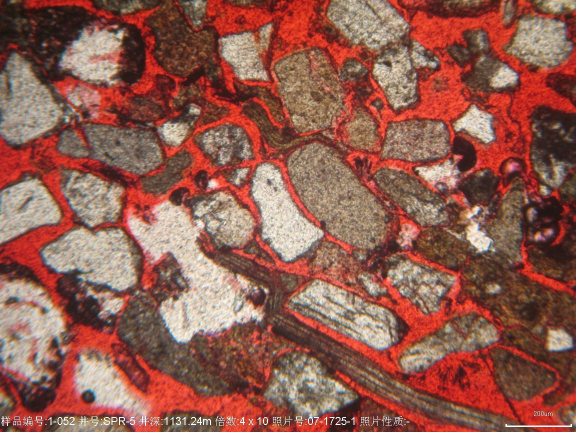
#> input picture data/1/102.jpg, 1152 x 864 px, given in place of touch_thresh_pills_02.png, which was not available (shown at 1/2 size)
$ python count_mask.py
#> lines starting #> are read from the running program, lines starting #| are printed output that depends on the picture; after the words box and inside, x2 and y2 are one past the last pixel; in counts of white or black regions, pixels touching at a corner belong together; pictures that were not available may be replaced by others from this repository, and a replacement may not be noted
# -*- coding: utf-8 -*-
# @Time : 2020/3/23 下午4:30
# @Author : LuoLu
# @FileName: count_mask.py
# @Software: PyCharm
# @Github ：https://github.com/luolugithub
# @E-mail ：argluolu@gmail.com
import cv2
import matplotlib
import numpy as np
import cv2 as cv
import matplotlib.pyplot as plt
from PIL.Image import Image

matplotlib.use('TkAgg')

path = "/home/luolu/PycharmProjects/ParticleDetection/data/image/touch_thresh_pills_02.png"
img_src = "/home/luolu/PycharmProjects/ParticleDetection/data/image/thresh_pills_02.png"
original = cv.imread(path)
#> original is the input picture: shape (864, 1152, 3); mean B, G, R 78.2, 90.9, 146
src_image = cv.imread(img_src)
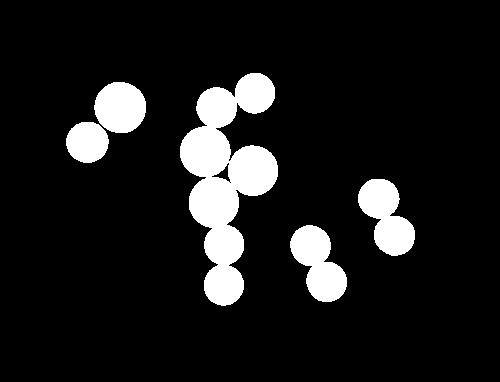
#> input picture data/image/thresh_pills_02.png, 500 x 382 px, found by its file name
#> src_image is the input picture: shape (382, 500, 3); 10.4% white; 5 white regions, box (x1, y1, x2, y2) and area: (180, 73, 278, 306) 11257, (358, 179, 415, 256) 2615, (290, 225, 347, 302) 2607, (94, 82, 146, 133) 2095, (66, 122, 109, 163) 1382
height, width, channels = original.shape
#> height = 864; width = 1152; channels = 3
src = cv.GaussianBlur(original, (5, 5), 0)
gray = cv.cvtColor(src, cv.COLOR_BGR2GRAY)
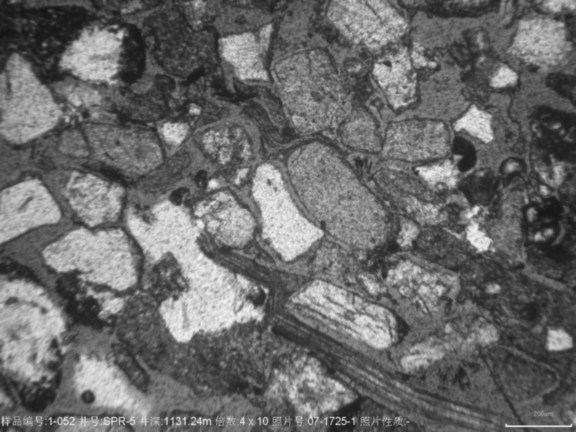
#> gray: shape (864, 1152) (shown at 1/2 size); min 19, max 246, mean 105.9
ret, binary_ = cv.threshold(gray, 0, 255, cv.THRESH_BINARY | cv.THRESH_TRIANGLE)
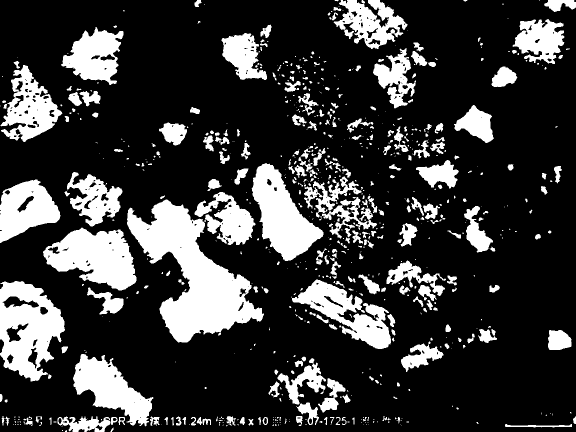
#> binary_: shape (864, 1152) (shown at 1/2 size); 22.5% white; 727 white regions (431 under 20 px), largest, box (x1, y1, x2, y2) and area: (254, 399, 528, 685) 32669, (0, 562, 130, 763) 16090, (86, 455, 273, 581) 14572
#> ret = 140

# 使用开运算去掉外部的噪声
kernel = cv.getStructuringElement(cv.MORPH_RECT, (3, 3))
binary = cv.morphologyEx(binary_, cv.MORPH_OPEN, kernel)
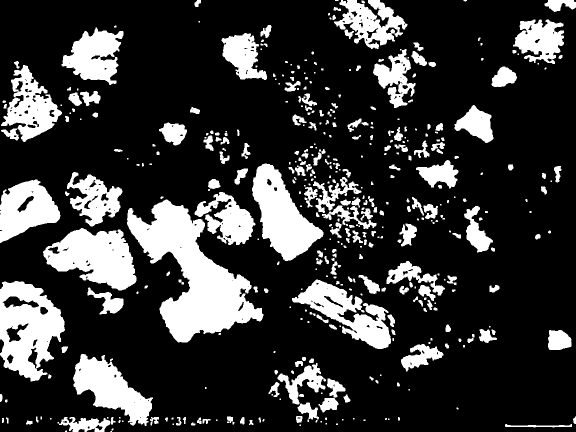
#> binary: shape (864, 1152) (shown at 1/2 size); 21.9% white; 443 white regions (149 under 20 px), largest, box (x1, y1, x2, y2) and area: (254, 399, 527, 685) 32565, (0, 562, 130, 763) 16049, (86, 456, 273, 581) 14534
# gray_correct = np.array(255 * (gray / 255) ** 1.2, dtype='uint8')
# thresh = cv.adaptiveThreshold(gray_correct, 50, cv.ADAPTIVE_THRESH_GAUSSIAN_C, cv.THRESH_BINARY, 255, 50)
# binary = cv.bitwise_not(thresh)
cv.imshow("binary", binary_)
# cv.imshow("binary digit", binary_)

num_labels, labels, stats, centers = cv.connectedComponentsWithStats(binary, connectivity=4, ltype=cv.CV_32S)
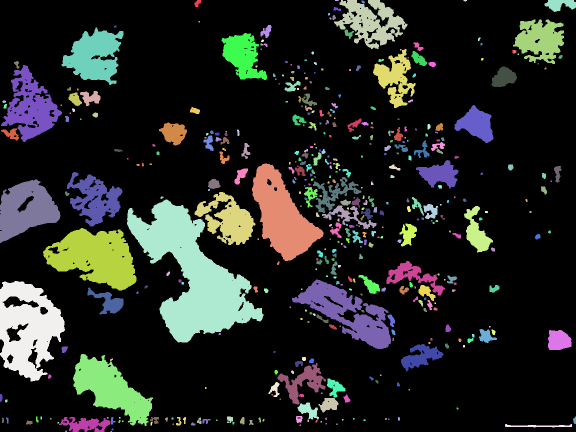
#> labels: shape (864, 1152) int32 (shown at 1/2 size); 450 distinct labels, from 0 to 449; one colour per label, 0 black
#> num_labels = 450; stats = 450 rows, first 6: [0, 0, 1152, 864, 777539], [389, 0, 13, 14, 124], [670, 0, 7, 2, 14], [668, 0, 147, 98, 7013], [927, 0, 7, 3, 17], [1089, 0, 63, 24, 962]; centers = 450 pairs, first value 1.72 to 1149.1, second value 0.5 to 862.5
colors = []
for i in range(num_labels):
    b = np.random.randint(0, 256)
    g = np.random.randint(0, 256)
    r = np.random.randint(0, 256)
    colors.append((b, g, r))

colors[0] = (0, 0, 0)
image = np.copy(src)
for t in range(1, num_labels, 1):
    x, y, w, h, area = stats[t]
    cx, cy = centers[t]
    # 标出中心位置
    cv.circle(src_image, (np.int32(cx), np.int32(cy)), 2, (0, 255, 0), 2, 8, 0)
    # 画出外接矩形
    cv.rectangle(src_image, (x, y), (x+w, y+h), colors[t], 1, 8, 0)
    cv.putText(src_image, str(t), (x, y), cv.FONT_HERSHEY_SIMPLEX, .5, (0, 0, 255), 1)
    print("label index %d, area of the label : %d"%(t, area))

    cv.imshow("colored labels", src_image)
    # cv.imwrite("labels.png", image)
    print("total number : ", num_labels - 1)
    cv.putText(src_image, "contact Sum:" + str(num_labels - 1), (30, 350), cv.FONT_HERSHEY_SIMPLEX, .8, (0, 0, 255), 3)
#> this loop made 449 passes
#> (x, y, w, h, area, cx, cy) on passes 1, 3, 5: (389, 0, 13, 14, 124, 394.7, 6.09), (668, 0, 147, 98, 7013, 741.8, 43.68), (1089, 0, 63, 24, 962, 1120, 8.73)
#> (printed output is left out)
#> pass 2, `cv.imshow("colored labels", src_image)`:
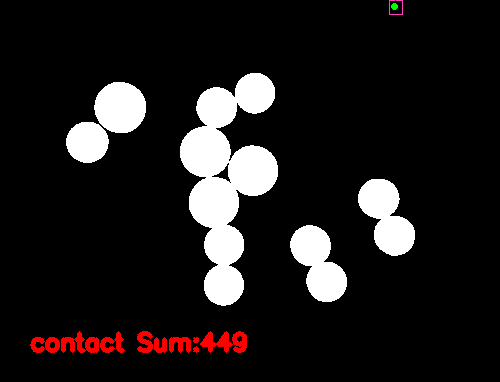
#> window 'colored labels': shape (382, 500, 3); mean B, G, R 26.7, 26.7, 29.8
#> after the loop:
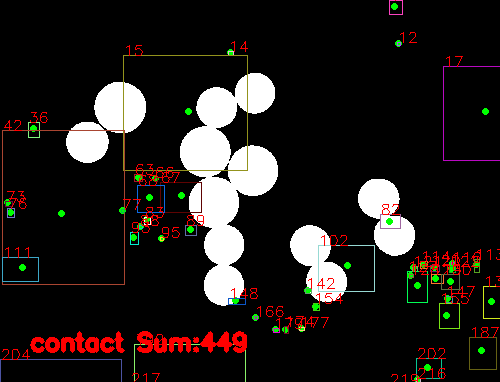
#> src_image: shape (382, 500, 3); 4.84% of pixels changed, all inside (x1, y1, x2, y2) = (0, 0, 500, 382)

# input = cv.imread("granule.png")
# connected_components_stats_demo(input)
cv.waitKey(0)
cv.destroyAllWindows()
